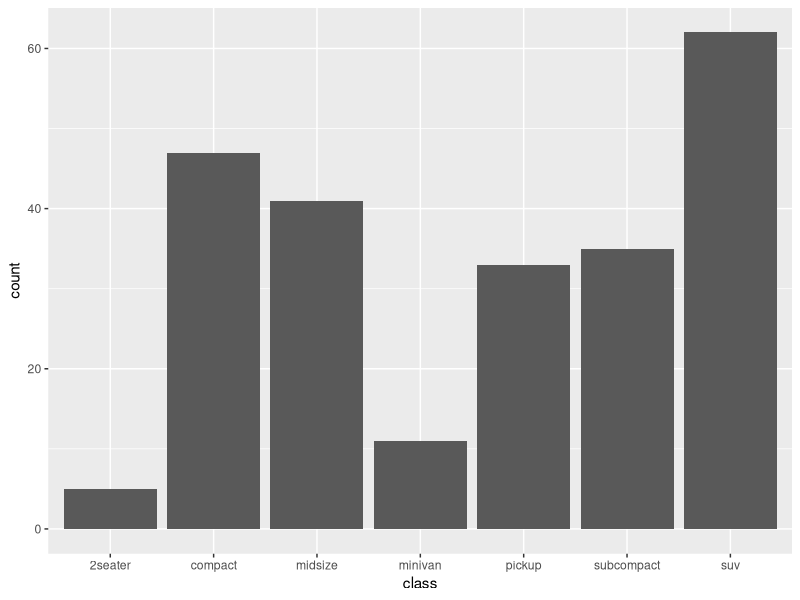
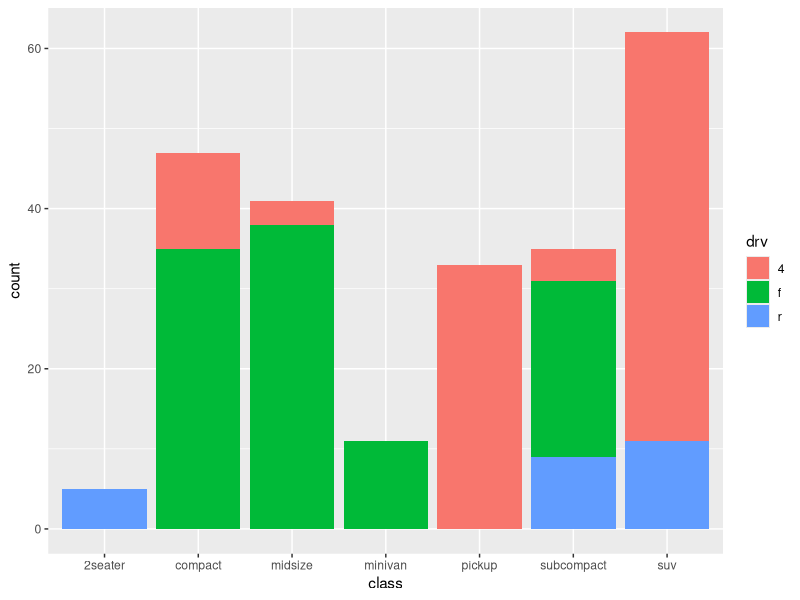
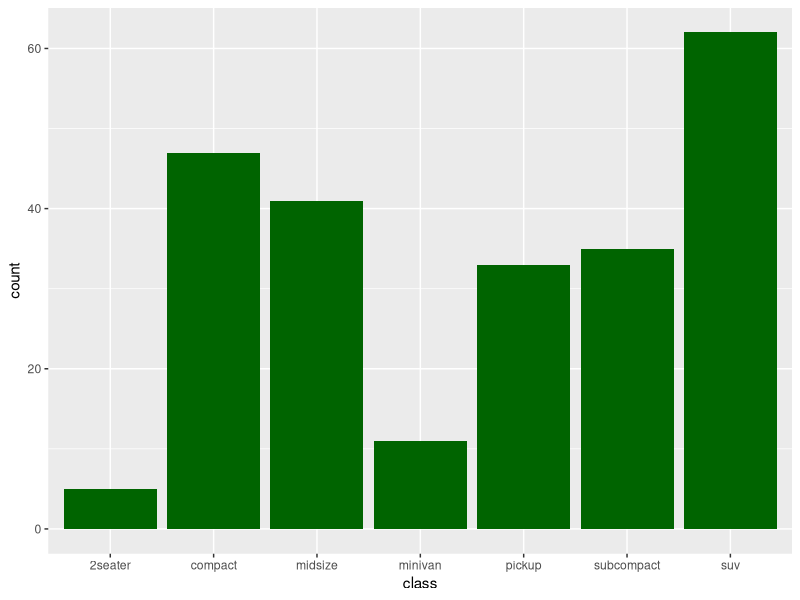
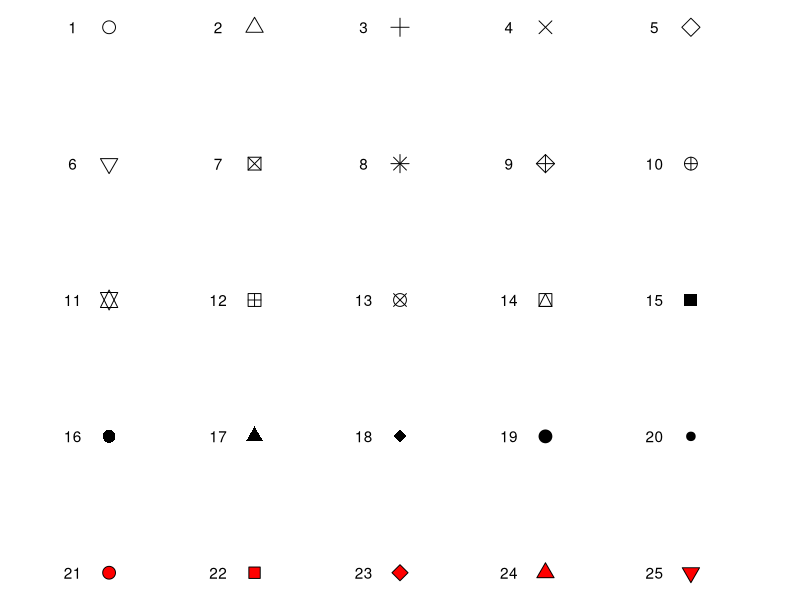
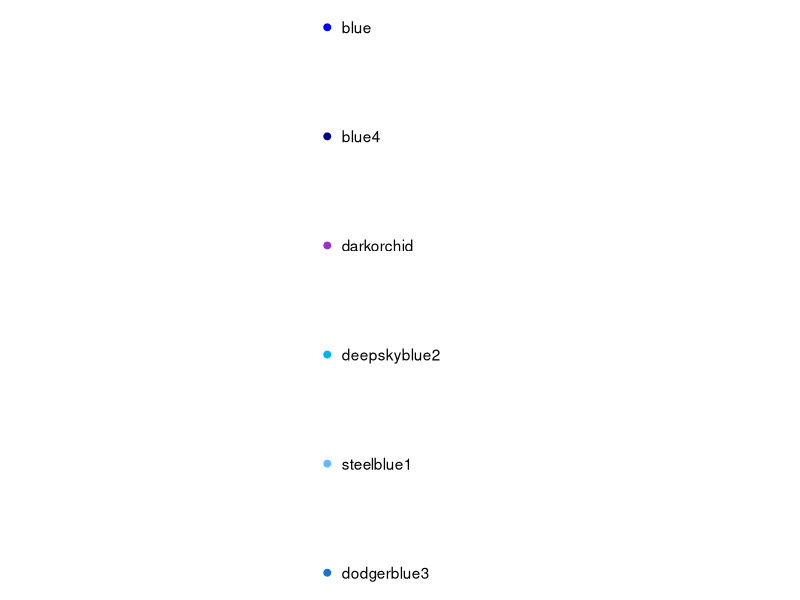
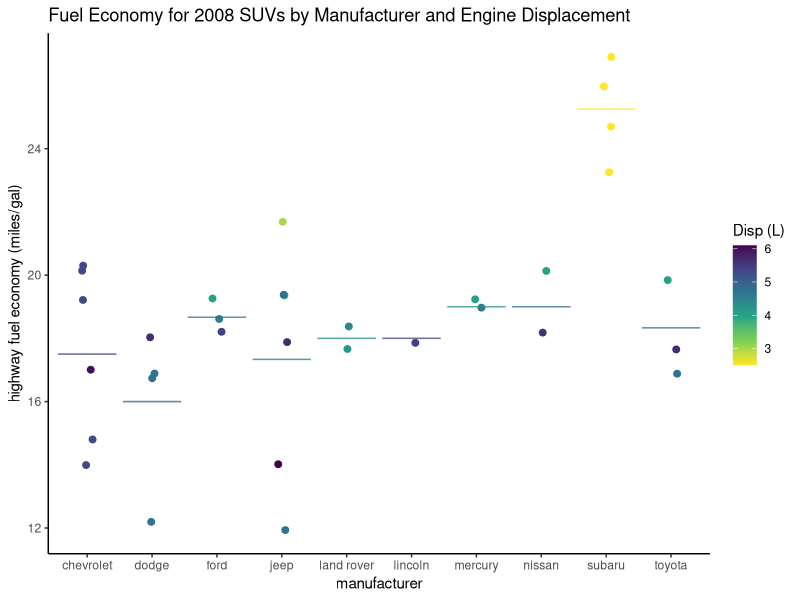

The R script that drew these images, in order:
## ---- chunk 1
knitr::opts_chunk$set(echo = TRUE, fig.align = 'center')
library(tidyverse)
library(knitr)
library(bookdown)
library(scales)
library(kableExtra)
library(lubridate)
data(nepali)
## ---- chunk 2

# call to ggplot to map the data and a single aesthetic
ggplot(data = mpg, aes(x = class)) +
  # call to a specific geom to plot the mapped data
geom_bar()
## ---- chunk 3

# call to ggplot to map the data and a single aesthetic
ggplot(data = mpg, aes(x = class, fill = drv)) +
  # call to a specific geom to plot the mapped data
geom_bar()
## ---- chunk 4
aes_vals <- data.frame(aes = c("`x`", "`y`", "`shape`",
                               "`color`", "`fill`", "`size`",
                               "`alpha`", "`linetype`"),
                       desc = c("Position on x-axis", 
                                "Position on y-axis", 
                                "Shape",
                                "Color of border of elements", 
                                "Color of inside of elements",
                                "Size", 
                                "Transparency (1: opaque; 0: transparent)",
                                "Type of line (e.g., solid, dashed)"))
knitr::kable(aes_vals, 
             col.names = c("Code", "Description"), 
             caption = "Common Plot Aesthetics")
## ---- chunk 5
plot_funcs <- data.frame(type = c("Histogram (1 numeric variable)",
                                  "Scatterplot (2 numeric variables)",
                                  "Boxplot (1 numeric variable, possibly 1 factor variable)",
                                  "Line graph (2 numeric variables)"), 
                         ggplot2_func = c("`geom_histogram`",
                                          "`geom_point`",
                                          "`geom_boxplot`",
                                          "`geom_line`"))
knitr::kable(plot_funcs, 
             col.names = c("Plot type", "ggplot2 function"),
             caption = "Common Plot Aesthetics")
## ---- chunk 6

# call to ggplot where one `fill` overrides another
ggplot(data = mpg, aes(x = class, fill = drv)) +
geom_bar(fill = "darkgreen")
## ---- chunk 7
x <- rep(1:5, 5)
y <- rep(1:5, each = 5)
my.shapes <- 1:25
to_plot <- tibble(x = x, y = y, shape = my.shapes)
ggplot(to_plot, aes(x = x, y = y)) + 
  geom_point(shape = my.shapes, size = 4, color = "black", fill = "red") + 
  geom_text(label = my.shapes, nudge_x = -0.25) +
  xlim(c(0.5, 5.5)) + 
  theme_void() + 
  scale_y_reverse()
## ---- chunk 8
x <- rep(0, 6)
y <- 1:6
my.colors <- c("blue", "blue4", "darkorchid", "deepskyblue2", 
           "steelblue1", "dodgerblue3")
to_plot <- tibble(x = x, y = y, color = my.colors)
ggplot(to_plot, aes(x = x, y = y)) + 
  geom_point(color = my.colors, size = 2) + 
  geom_text(label = my.colors, hjust = 0, nudge_x = 0.05) + 
  theme_void() + 
  xlim(c(-1, 1.5)) +
  scale_y_reverse()
## ---- chunk 9
plot_adds <- data.frame(add = c("`ggtitle`",
                                "`xlab`, `ylab`",
                                "`xlim`, `ylim`",
                                "`scale_x_log10`"),
                        descrip = c("Plot title",
                                    "x- and y-axis labels",
                                    "Limits of x- and y-axis",
                                    "Log scale x axis"))
knitr::kable(plot_adds, 
             col.names = c("Element", "Description"),
             caption = "Common Scale Elements")
## ---- chunk 10
library(dplyr)
library(ggplot2)

# use dplyr to create a summary subset from the mpg dataframe
mpg_5 <- mpg %>%
  filter(class == "suv", year == 2008) %>%
  group_by(manufacturer) %>%
  summarise(hwy.mean = mean(hwy), displ.mean = (mean(displ)))

# call to ggplot, note that data and aesthetics are called in each geom layer
ggplot() +
  # first layer
  geom_jitter(data = filter(mpg, class == "suv", year == 2008),
           aes(x = manufacturer, 
               y = hwy, 
               color = displ),
           width = 0.1,
           size = 2) +
  # second layer
  geom_errorbar(data = mpg_5,
             aes(x = manufacturer,
                 ymin = hwy.mean,
                 ymax = hwy.mean,
                 color = displ.mean),
             alpha = 0.5) +
  # customize plot labels
  labs(title = "Fuel Economy for 2008 SUVs by Manufacturer and Engine Displacement",
       color = "Disp (L)") +
  ylab("highway fuel economy (miles/gal)") +
  # add a fancy color scale
  scale_color_viridis_c(option = "D", direction = -1) +
  # adopt a theme without grey background
  theme_classic() 
